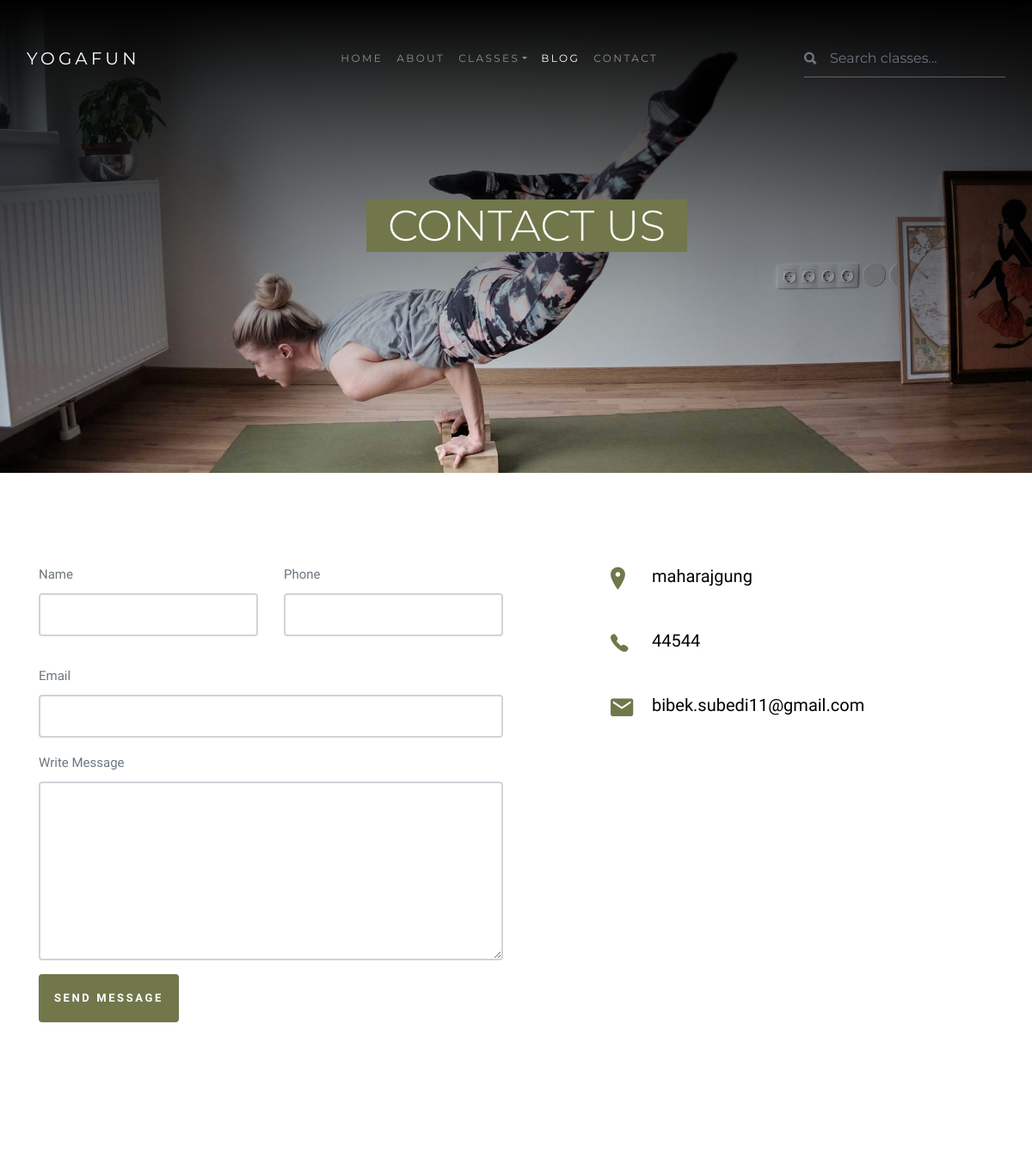
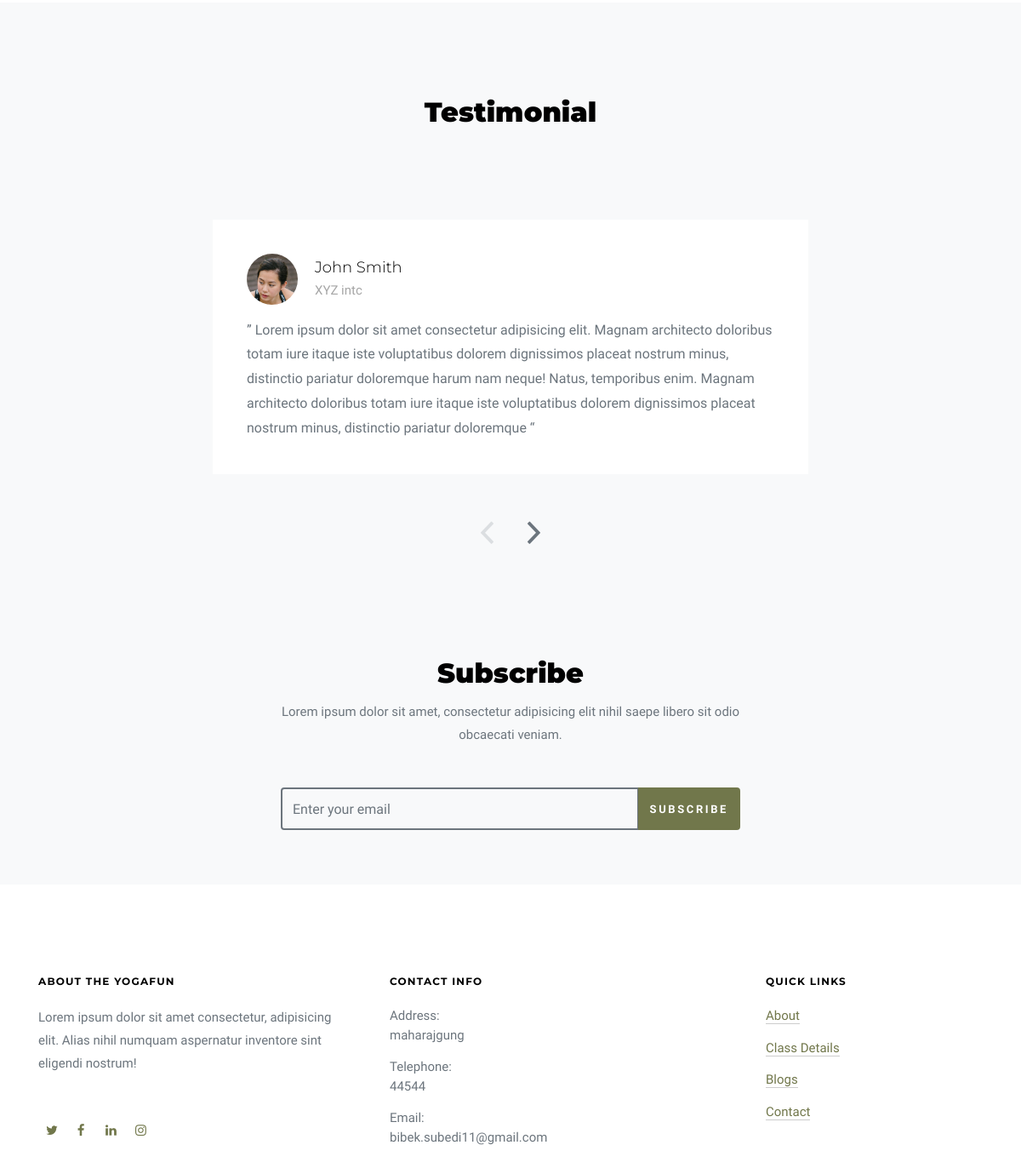
The app's page /contact with its own data (2 pictures, top to bottom).
### website/models.py (models this page shows, shortened)
class Banner(models.Model):
    image = models.ImageField(null=True, blank=True)
    heading = models.CharField(max_length=100, null=True, blank=True)
    video = models.CharField(max_length=300, null=True, blank=True)

class OurInformation(models.Model):
    address = models.CharField(max_length=200, null=True, blank=True)
    telephone = models.CharField(max_length=200, null=True, blank=True)
    email = models.CharField(max_length=200, null=True, blank=True)
    about = models.TextField(default='describe here')

class Testomonial(models.Model):
    name = models.CharField(max_length=100, null = True, blank=True)
    posted_by = models.CharField(max_length=100, null=True, blank=True)
    description = models.TextField(default = 'describe here')
    image = models.ImageField(null= True, blank= True)

class SubscribeDescription(models.Model):
    description = models.TextField()

### website/views.py (the view)
# urls.py: path('contact', views.contactview, name='contact'),
def contactview(request, *args, **kwargs):
    if request.method == 'POST':
        name = request.POST.get("name")
        email = request.POST.get("email")
        phone = request.POST.get("phone")
        description = request.POST.get("description")
        Contact.objects.create(name=name, email=email, phone=phone, description=description)
        return HttpResponseRedirect('/')
    else:
        banner_image = Banner.objects.last()
        testimonial = Testomonial.objects.all()
        our_information = OurInformation.objects.last()
        return render(request, 'contact.html', {'banner_image': banner_image, 'testomonial': testimonial, 'our_information': our_information})

### website/context_processors.py (called while the page is built)
def footer_context(request, *args, **kwargs):
    subscribe_description = SubscribeDescription.objects.last()
    our_information = OurInformation.objects.last()
    classtype = ClassType.objects.all()
    context = {'subscribe_description':subscribe_description, 'our_information':our_information, 'classtype':classtype}
    return context

### templates/contact.html (shortened to what this page needs)
{% extends 'base.html' %}
{% load staticfiles %}
{% block content %}
  <div class="inner-page">
    <div class="slider-item" style="background-image: url({{banner_image.image.url}});">
      <div class="container">
        <div class="row slider-text align-items-center justify-content-center">
          <div class="col-lg-9 text-center col-sm-12 element-animate">
            <h1 class="mb-4"><span>Contact Us</span></h1>
          </div>
        </div>
      </div>
    </div>
  </div>
  <div class="section">
    <div class="container">
      <div class="row">
        <div class="col-md-6 mb-5 order-2">
          <form action="{% url 'contact' %}" method="post">
            <div class="row">
              <div class="col-md-6 form-group">
                <label for="name">Name</label>
                <input type="text" name="name" class="form-control ">
              </div>
              <div class="col-md-6 form-group">
                <label for="phone">Phone</label>
                <input name="phone"  class="form-control ">
              </div>
            </div>
            <div class="row">
              <div class="col-md-12 form-group">
              </div>
            </div>
            <div class="row">
              <div class="col-md-12 form-group">
                <label for="email">Email</label>
                <input name="email" email="email" class="form-control ">
              </div>
            </div>
            <div class="row">
              <div class="col-md-12 form-group">
                <label for="message">Write Message</label>
                <textarea name="description" description="message" class="form-control " cols="30" rows="8"></textarea>
              </div>
            </div>
            <div class="row">
              <div class="col-md-6 form-group">
                <input type="submit" value="Send Message" class="btn btn-primary px-3 py-3">
              </div>
            </div>
          </form>
        </div>
        <div class="col-md-6 order-2 mb-5">
          <div class="row justify-content-right">
            <div class="col-md-8 mx-auto contact-form-contact-info">
              <p class="d-flex">
                <span>{{our_information.address}}</span>
              </p>
              <p class="d-flex">
                <span>{{our_information.telephone}}</span>
              </p>
              <p class="d-flex">
                <span>{{our_information.email}}</span>
              </p>
            </div>
          </div>
        </div>
      </div>
    </div>
  </div>
  <div class="section bg-light block-11">
    <div class="container">
      <div class="row justify-content-center mb-5">
        <div class="col-md-8 text-center">
          <h2 class=" heading mb-4">Testimonial</h2>
        </div>
      </div>
      <div class="nonloop-block-11 owl-carousel">
        {% for item in testomonial %}
          <div class="item">
            <div class="block-33 h-100">
                <div class="vcard d-flex mb-3">
                  <div class="image align-self-center"><img src="{{item.image.url}}" alt="Person here"></div>
                  <div class="name-text align-self-center">
                    <h2 class="heading">{{item.name}}</h2>
                    <span class="meta">{{item.posted_by}}</span>
                  </div>
                </div>
                <div class="text">
                  <blockquote>
                    <p>&rdquo; {{item.description}} &ldquo;</p>
                  </blockquote>
                </div>
              </div>
          </div>
            {% endfor %}
      </div>
    </div>
  </div>
  {% endblock %}

### templates/base.html (shortened to what this page needs)
{% load staticfiles %}
<!doctype html>
<html lang="en">
<head>
  <link rel="stylesheet" href="{%static 'css/animate.css' %}">
  <link rel="stylesheet" href="{%static 'css/owl.carousel.min.css' %}">
  <link rel="stylesheet" href="{%static 'css/jquery.fancybox.min.css' %}">
  <link rel="stylesheet" href="{%static 'fonts/ionicons/css/ionicons.min.css' %}">
  <link rel="stylesheet" href="{%static 'fonts/fontawesome/css/font-awesome.min.css' %}">
  <link rel="stylesheet" href="{%static 'fonts/flaticon/font/flaticon.css' %}">
  <link rel="stylesheet" href="{%static 'css/style.css' %}">
</head>
<body>
  <header role="banner">
    <nav class="navbar navbar-expand-lg navbar-dark bg-dark">
      <div class="container-fluid">
        <a class="navbar-brand " href="{% url 'index' %}">YogaFun</a>
        <div class="collapse navbar-collapse" id="navbarsExample05">
          <ul class="navbar-nav pl-md-5 ml-auto">
            <li class="nav-item">
              <a class="nav-link" href="{% url 'index' %}">Home</a>
            </li>
            <li class="nav-item ">
              <a class="nav-link " href="{% url 'about' %}">About</a>
            </li>
            <li class="nav-item dropdown">
              <a class="nav-link dropdown-toggle" href="{% url 'classes' %}" id="dropdown04" data-toggle="dropdown"
                aria-haspopup="true" aria-expanded="false">Classes</a>
            </li>
            <li class="nav-item">
              <a class="nav-link active" href="{% url 'blog' %}">Blog</a>
            </li>
            <li class="nav-item">
              <a class="nav-link" href="{% url 'contact' %}">Contact</a>
            </li>
          </ul>
          <div class="navbar-nav ml-auto">
            <form method="get" class="search-form" action="{% url 'search' %}">
              <span class="icon ion ion-search"></span>
              <input type="text" class="form-control" name="search" placeholder="Search classes...">
            </form>
          </div>
        </div>
      </div>
    </nav>
  </header>
{% block content %}
{% endblock %}
<div class="site-blocks-cover overlay inner-page-cover subscribe bg-light py-5">
    <div class="container">
      <div class="row align-items-center justify-content-center text-center">
        <div class="col-md-6" data-aos="fade-up" data-aos-delay="100">
          <h2>Subscribe</h2>
          <p class="mb-5">{{ subscribe_description.description }}</p>
          <form action="{% url 'subscribe' %}" method="post" class="site-block-subscribe">
            <div class="input-group mb-3">
              <input type="text" class="form-control border-secondary bg-transparent" name="email" placeholder="Enter your email"
                aria-label="Enter Email" aria-describedby="button-addon2">
              <div class="input-group-append">
                <button class="btn btn-primary" type="submit" name="subscribe" id="button-addon2">Subscribe</button>
              </div>
            </div>
          </form>
        </div>
      </div>
    </div>
  </div>
  <footer class="site-footer" role="contentinfo">
    <div class="container">
      <div class="row mb-5">
        <div class="col-md-4 mb-5">
          <h3>About The YogaFun</h3>
          <p class="mb-5">{{ our_information.about }}</p>
          <ul class="list-unstyled footer-link d-flex footer-social">
            <li><a target="_blank" href="https://twitter.com" class="p-2"><span class="fa fa-twitter"></span></a></li>
            <li><a target="_blank" href="https://www.facebook.com" class="p-2"><span class="fa fa-facebook"></span></a></li>
            <li><a target="_blank" href="https://www.linkedin.com" class="p-2"><span class="fa fa-linkedin"></span></a></li>
            <li><a target="_blank" href="https://www.instagram.com/" class="p-2"><span class="fa fa-instagram"></span></a></li>
          </ul>
        </div>
        <div class="col-md-5 mb-5 pl-md-5">
          <h3>Contact Info</h3>
          <ul class="list-unstyled footer-link">
            <li class="d-block">
              <span class="d-block">Address:</span>
              <span>{{our_information.address}}</span></li>
            <li class="d-block"><span class="d-block">Telephone:</span><span>{{our_information.telephone}}</span></li>
            <li class="d-block"><span class="d-block">Email:</span><span>{{our_information.email}}</span></li>
          </ul>
        </div>
        <div class="col-md-3 mb-5">
          <h3>Quick Links</h3>
          <ul class="list-unstyled footer-link">
            <li><a href="{% url 'about' %}">About</a></li>
            <li><a href="{% url 'classes' %}">Class Details</a></li>
            <li><a href="{% url 'blog' %}">Blogs</a></li>
            <li><a href="{% url 'contact' %}">Contact</a></li>
          </ul>
        </div>
      </div>
    </div>
  </footer>
</body>
</html>

### records on screen
Banner: image (picture)
OurInformation: address "maharajgung", telephone "44544", email "bibek.subedi11@gmail.com", about "Lorem ipsum dolor sit amet consectetur, adipisicing elit. Alias nihil numquam aspernatur inventore sint eligendi nostrum!"
Testomonial: image (picture), name "John Smith", posted_by "XYZ intc", description "Lorem ipsum dolor sit amet consectetur adipisicing elit. Magnam architecto doloribus totam iure itaque iste voluptatibus dolorem dignissimos placeat nostrum minus, distinctio pariatur doloremque harum nam neque! Natus, temporibus enim. Magnam architecto doloribus totam iure itaque iste voluptatibus dolorem dignissimos placeat nostrum minus, distinctio pariatur doloremque"
SubscribeDescription: description "Lorem ipsum dolor sit amet, consectetur adipisicing elit nihil saepe libero sit odio obcaecati veniam."
